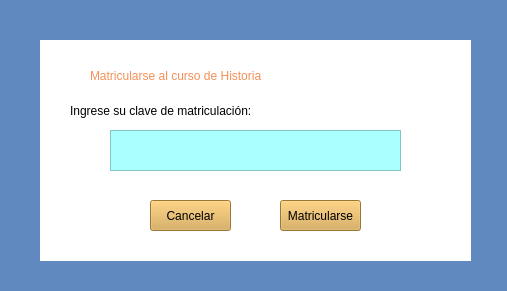
<?xml version="1.0" encoding="UTF-8"?>
<ui version="4.0">
 <class>matriHisto</class>
 <widget class="QWidget" name="matriHisto">
  <property name="geometry">
   <rect>
    <x>0</x>
    <y>0</y>
    <width>507</width>
    <height>291</height>
   </rect>
  </property>
  <property name="windowTitle">
   <string>Form</string>
  </property>
  <property name="styleSheet">
   <string notr="true">background-color: rgb(96, 137, 191);
</string>
  </property>
  <widget class="QLabel" name="label">
   <property name="geometry">
    <rect>
     <x>40</x>
     <y>40</y>
     <width>431</width>
     <height>221</height>
    </rect>
   </property>
   <property name="styleSheet">
    <string notr="true">background-color: rgb(255, 255, 255);</string>
   </property>
   <property name="text">
    <string/>
   </property>
  </widget>
  <widget class="QLabel" name="label_2">
   <property name="geometry">
    <rect>
     <x>90</x>
     <y>60</y>
     <width>331</width>
     <height>31</height>
    </rect>
   </property>
   <property name="styleSheet">
    <string notr="true">color: rgb(242, 144, 87);
font: 700 16pt &quot;Segoe UI&quot;;
background-color: rgb(255, 255, 255);
</string>
   </property>
   <property name="text">
    <string>Matricularse al curso de Historia</string>
   </property>
  </widget>
  <widget class="QPushButton" name="pushButton_2">
   <property name="geometry">
    <rect>
     <x>280</x>
     <y>200</y>
     <width>81</width>
     <height>31</height>
    </rect>
   </property>
   <property name="styleSheet">
    <string notr="true">background-color: rgb(217, 167, 74);
font: 700 10pt &quot;Segoe UI&quot;;
</string>
   </property>
   <property name="text">
    <string>Matricularse</string>
   </property>
  </widget>
  <widget class="QPushButton" name="pushButton">
   <property name="geometry">
    <rect>
     <x>150</x>
     <y>200</y>
     <width>81</width>
     <height>31</height>
    </rect>
   </property>
   <property name="styleSheet">
    <string notr="true">background-color: rgb(217, 167, 74);
font: 700 10pt &quot;Segoe UI&quot;;</string>
   </property>
   <property name="text">
    <string>Cancelar</string>
   </property>
  </widget>
  <widget class="QLabel" name="label_3">
   <property name="geometry">
    <rect>
     <x>70</x>
     <y>100</y>
     <width>271</width>
     <height>21</height>
    </rect>
   </property>
   <property name="styleSheet">
    <string notr="true">background-color: rgb(255, 255, 255);
font: 700 12pt &quot;Segoe UI&quot;;</string>
   </property>
   <property name="text">
    <string>Ingrese su clave de matriculación:</string>
   </property>
  </widget>
  <widget class="QTextEdit" name="textEdit">
   <property name="geometry">
    <rect>
     <x>110</x>
     <y>130</y>
     <width>291</width>
     <height>41</height>
    </rect>
   </property>
   <property name="styleSheet">
    <string notr="true">background-color: rgb(170, 255, 255);</string>
   </property>
  </widget>
 </widget>
 <resources/>
 <connections/>
</ui>
